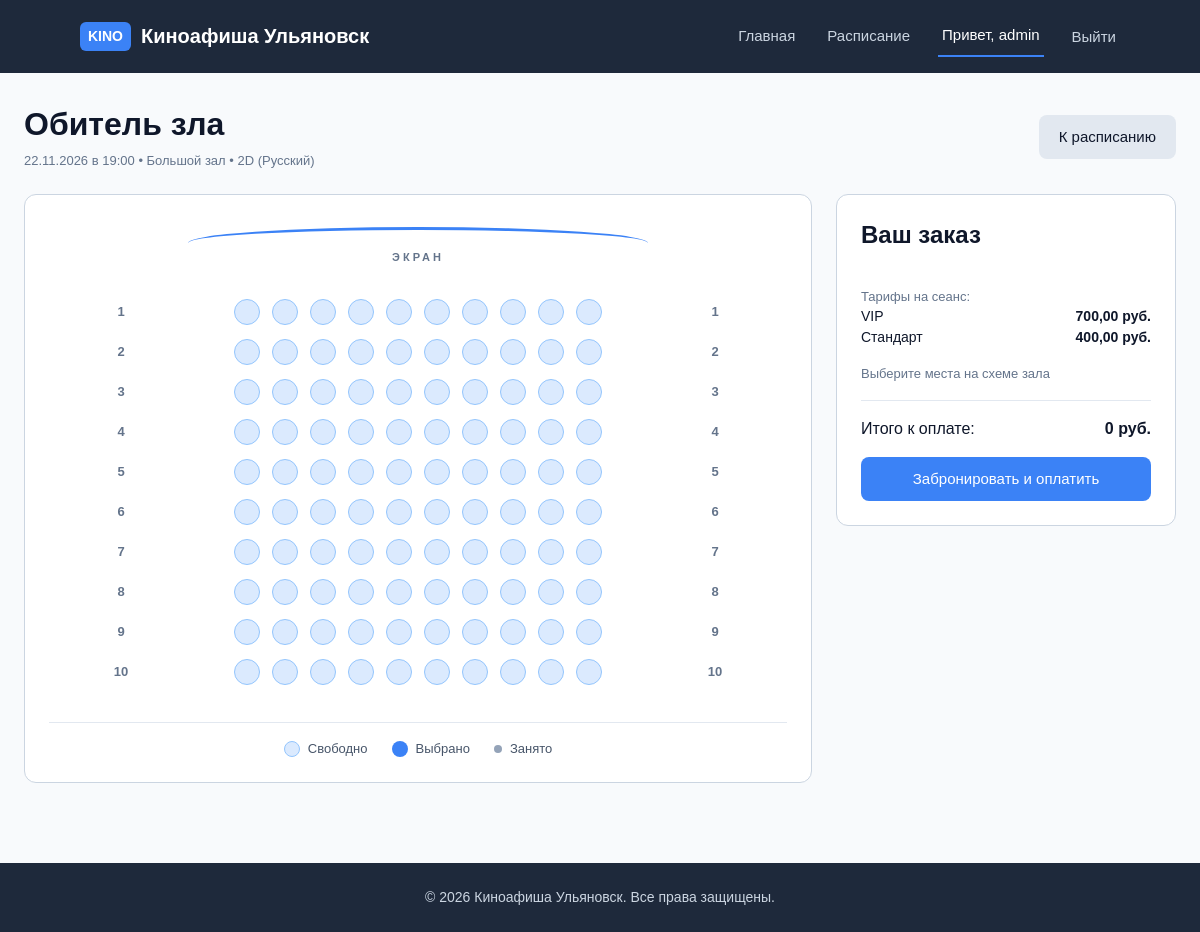
Screenshot of /session/6/book/ (signed in) with the database file from the repository.
### app/models.py (models this page shows, shortened)
class User(AbstractUser):
    ROLE_CHOICES = [
        ("viewer", "Зритель"),
        ("cashier", "Кассир"),
        ("admin", "Администратор"),
    ]
    phone = models.CharField(
        max_length=20,
        unique=True,
        blank=True,
        null=True,
        verbose_name="Номер телефона",
    )
    role = models.CharField(
        max_length=20, choices=ROLE_CHOICES, default="viewer", verbose_name="Роль"
    )
    class Meta:
        verbose_name = "Пользователь"
        verbose_name_plural = "Пользователи"
        ordering = ["-date_joined"]

class Session(models.Model):
    FORMAT_CHOICES = [
        ("2D", "2D"),
        ("3D", "3D"),
        ("IMAX", "IMAX"),
    ]
    STATUS_CHOICES = [
        ("scheduled", "Запланирован"),
        ("ongoing", "Идёт"),
        ("finished", "Завершён"),
        ("cancelled", "Отменён"),
    ]
    movie = models.ForeignKey(
        Movie,
        on_delete=models.PROTECT,
        related_name="sessions",
        verbose_name="Фильм",
    )
    hall = models.ForeignKey(
        Hall,
        on_delete=models.PROTECT,
        related_name="sessions",
        verbose_name="Зал",
    )
    start_time = models.DateTimeField(verbose_name="Время начала")
    end_time = models.DateTimeField(verbose_name="Время окончания")
    format = models.CharField(
        max_length=20, choices=FORMAT_CHOICES, default="2D", verbose_name="Формат"
    )
    language = models.CharField(
        max_length=50, default="Русский", verbose_name="Язык / Озвучка"
    )
    status = models.CharField(
        max_length=20,
        choices=STATUS_CHOICES,
        default="scheduled",
        verbose_name="Статус сеанса",
    )
    class Meta:
        verbose_name = "Сеанс"
        verbose_name_plural = "Сеансы"
        ordering = ["start_time"]

class Movie(models.Model):
    STATUS_CHOICES = [
        ("in_poster", "В афише"),
        ("hidden", "Скрыт"),
        ("archived", "Снят с показа"),
    ]
    title = models.CharField(max_length=255, verbose_name="Название фильма")
    description = models.TextField(verbose_name="Описание")
    duration_minutes = models.PositiveIntegerField(verbose_name="Длительность (мин)")
    age_rating = models.CharField(max_length=10, verbose_name="Возрастной рейтинг")
    release_year = models.PositiveIntegerField(verbose_name="Год релиза")
    poster = models.ImageField(
        upload_to="posters/", blank=True, null=True, verbose_name="Постер"
    )
    status = models.CharField(
        max_length=20,
        choices=STATUS_CHOICES,
        default="in_poster",
        verbose_name="Статус показа",
    )
    average_rating = models.DecimalField(
        max_digits=3,
        decimal_places=2,
        default=0.00,
        verbose_name="Средний рейтинг",
    )
    class Meta:
        verbose_name = "Фильм"
        verbose_name_plural = "Фильмы"
        ordering = ["-release_year", "title"]

class Hall(models.Model):
    STATUS_CHOICES = [
        ("active", "Активен"),
        ("repair", "На ремонте"),
        ("closed", "Закрыт"),
    ]
    name = models.CharField(max_length=100, unique=True, verbose_name="Название зала")
    capacity = models.PositiveIntegerField(verbose_name="Вместимость")
    layout_config = models.TextField(
        blank=True, null=True, verbose_name="Конфигурация зала (JSON)"
    )
    status = models.CharField(
        max_length=20,
        choices=STATUS_CHOICES,
        default="active",
        verbose_name="Статус зала",
    )
    class Meta:
        verbose_name = "Зал"
        verbose_name_plural = "Залы"
        ordering = ["name"]

class SessionSeatPrice(models.Model):
    session = models.ForeignKey(
        Session,
        on_delete=models.CASCADE,
        related_name="seat_prices",
        verbose_name="Сеанс",
    )
    category = models.ForeignKey(
        SeatCategory,
        on_delete=models.PROTECT,
        related_name="session_prices",
        verbose_name="Категория места",
    )
    price = models.DecimalField(
        max_digits=10, decimal_places=2, verbose_name="Стоимость (руб.)"
    )
    is_active = models.BooleanField(default=True, verbose_name="Активен")
    class Meta:
        verbose_name = "Цена по категории места"
        verbose_name_plural = "Цены по категориям мест"
        constraints = [
            models.UniqueConstraint(
                fields=["session", "category"], name="unique_session_category_price"
            )
        ]

class SeatCategory(models.Model):
    name = models.CharField(
        max_length=50, unique=True, verbose_name="Название категории"
    )
    description = models.TextField(blank=True, null=True, verbose_name="Описание")
    is_active = models.BooleanField(default=True, verbose_name="Активна")
    class Meta:
        verbose_name = "Категория места"
        verbose_name_plural = "Категории мест"
        ordering = ["name"]

### app/views.py (the view, shortened to what this page needs)
# urls.py: path("session/<int:pk>/book/", views.session_booking_view, name="session_booking"),
@login_required
def session_booking_view(request, pk):
    session = get_object_or_404(Session, pk=pk)
    seats = (
        Seat.objects.filter(hall=session.hall, is_active=True)
        .select_related("category")
        .order_by("row_number", "seat_number")
    )
    prices_map = {
        sp.category_id: sp.price
        for sp in SessionSeatPrice.objects.filter(session=session, is_active=True)
    }
    pending_bookings = Booking.objects.filter(session=session, status="pending")
    for b in pending_bookings:
        if b.is_expired():
            b.status = "expired"
            b.save()
    active_bookings = Booking.objects.filter(
        session=session, status__in=["pending", "paid"]
    )
    occupied_seat_ids = set(
        BookingItem.objects.filter(booking__in=active_bookings).values_list(
            "seat_id", flat=True
        )
    )
    rows_dict = {}
    for seat in seats:
        rows_dict.setdefault(seat.row_number, []).append(
            {
                "id": seat.id,
                "number": seat.seat_number,
                "category": seat.category.name,
                "price": float(prices_map.get(seat.category_id, 0)),
                "is_occupied": seat.id in occupied_seat_ids,
            }
        )
    rows = sorted(rows_dict.items())
    context = {
        "session": session,
        "rows": rows,
        "seat_prices": SessionSeatPrice.objects.filter(
            session=session, is_active=True
        ).select_related("category"),
    }
    return render(request, "app/session_booking.html", context)

### app/templates/app/session_booking.html (shortened to what this page needs)
{% load static %}
<!DOCTYPE html>
<html lang="ru">
<head>
    <link rel="stylesheet" href="{% static 'css/style.css' %}">
</head>
<body>
    <header class="header">
    <a href="{% url 'movie_list' %}" class="logo-link">
        <div class="logo">
            <span class="logo-badge">KINO</span> Киноафиша Ульяновск
        </div>
    </a>
    <nav class="nav">
        <a href="{% url 'movie_list' %}">Главная</a>
        <a href="{% url 'schedule' %}">Расписание</a>
        {% if request.user.is_authenticated %}
            <a href="{% url 'profile' %}" class="active">Привет, {{ request.user.username }}</a>
            <form action="{% url 'logout' %}" method="post" class="nav-logout-form">
                <button type="submit" class="nav-logout-btn">Выйти</button>
            </form>
        {% else %}
            <a href="{% url 'login' %}">Войти</a>
            <a href="{% url 'register' %}">Регистрация</a>
        {% endif %}
    </nav>
    </header>
    <main class="container">
        <section class="booking-header-box">
            <div>
                <h1>{{ session.movie.title }}</h1>
                <p class="caption">
                    {{ session.start_time|date:"d.m.Y в H:i" }} • {{ session.hall.name }} • {{ session.format }} ({{ session.language }})
                </p>
            </div>
            <a href="{% url 'schedule' %}" class="btn btn-secondary">К расписанию</a>
        </section>
        <form method="post" id="booking-form" class="booking-layout">
            <div class="hall-map-card">
                <div class="cinema-screen-wrap">
                    <div class="cinema-screen-curve"></div>
                    <span class="cinema-screen-label">ЭКРАН</span>
                </div>
                {% if rows %}
                    <div class="hall-rows">
                        {% for row_number, row_slots in rows %}
                            <div class="hall-row">
                                <span class="row-label">{{ row_number }}</span>
                                <div class="row-seats">
                                    {% for seat in row_slots %}
                                        {% if seat %}
                                            <label class="seat-item {% if seat.is_occupied %}occupied{% endif %}" title="Ряд {{ row_number }}, Место {{ seat.number }} — {{ seat.category }} ({{ seat.price }} руб.)">
                                                <span class="seat-circle">{{ seat.number }}</span>
                                            </label>
                                        {% else %}
                                            <span class="seat-spacer"></span>
                                        {% endif %}
                                    {% endfor %}
                                </div>
                                <span class="row-label">{{ row_number }}</span>
                            </div>
                        {% endfor %}
                    </div>
                {% else %}
                    <p class="caption" style="text-align: center; padding: 24px;">
                        Для зала «{{ session.hall.name }}» ещё не настроены места в базе данных.
                    </p>
                {% endif %}
                <div class="hall-legend">
                    <span class="legend-item"><span class="seat-sample free"></span> Свободно</span>
                    <span class="legend-item"><span class="seat-sample selected"></span> Выбрано</span>
                    <span class="legend-item"><span class="seat-sample occupied"></span> Занято</span>
                </div>
            </div>
            <aside class="booking-summary-card">
                <h2>Ваш заказ</h2>
                <div class="summary-prices-list">
                    <p class="caption">Тарифы на сеанс:</p>
                    {% for sp in seat_prices %}
                        <div class="summary-price-row">
                            <span>{{ sp.category.name }}</span>
                            <strong>{{ sp.price }} руб.</strong>
                        </div>
                    {% empty %}
                        <p class="caption">Цены не заданы</p>
                    {% endfor %}
                </div>
                <div id="selected-seats-list" class="selected-seats-box">
                    <p class="caption">Выберите места на схеме зала</p>
                </div>
                <div class="summary-total-row">
                    <span>Итого к оплате:</span>
                    <strong id="total-price">0 руб.</strong>
                </div>
                <button type="submit" id="submit-booking-btn" class="btn btn-primary btn-full" disabled>
                    Забронировать и оплатить
                </button>
            </aside>
        </form>
    </main>
    <footer class="footer">
        <p>© 2026 Киноафиша Ульяновск. Все права защищены.</p>
    </footer>
</body>
</html>

### rows the page displays
User: user.username "admin"
Session: movie "Обитель зла", start_time "22.11.2026 в 19:00", hall.name "Большой зал", format "2D", language "Русский"
SessionSeatPrice: category.name "VIP", price "700,00"
SessionSeatPrice: category.name "Стандарт", price "400,00"

### other values shown
{{ row_number }} "1" "2" "3" "4" "5" "6" "7" "8" "9" "10"
